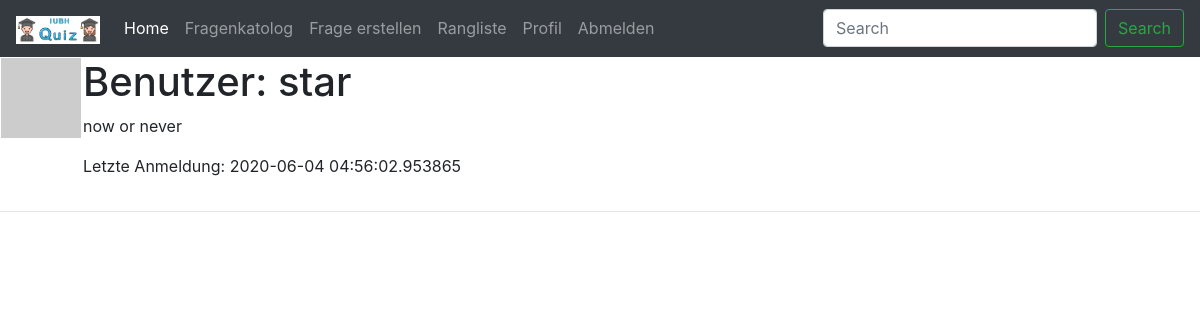
Before: /user/star (signed in) with the older database file.
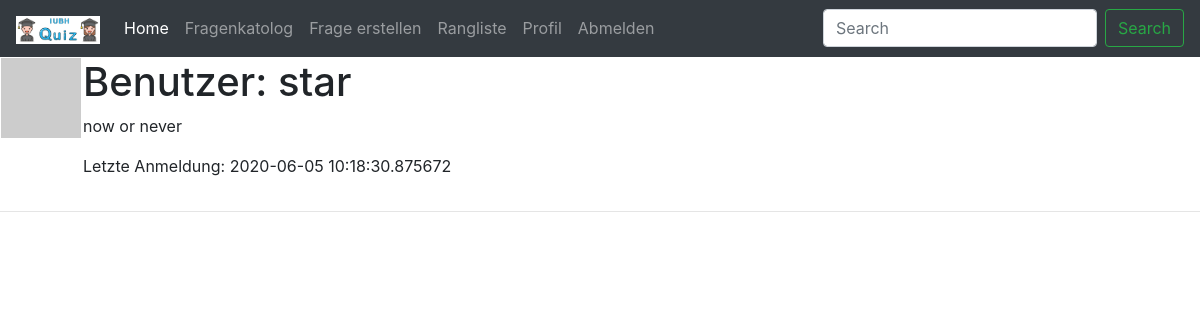
After: the same page with the newer database file.
### app/models.py (models this page shows, shortened)
class User(UserMixin, db.Model):
    id = db.Column(db.Integer, primary_key=True)
    username = db.Column(db.String(64), index=True, unique=True)
    email = db.Column(db.String(120), index=True, unique=True)
    password_hash = db.Column(db.String(128))
    about_me = db.Column(db.String(140))
    last_seen = db.Column(db.DateTime, default=datetime.utcnow)
    def avatar(self, size):
        digest = md5(self.email.lower().encode('utf-8')).hexdigest()
        return f'https://www.gravatar.com/avatar/{digest}?d=identicon&s={size}'

### app/routes.py (the view)
@app.route('/user/<username>')
@login_required
def user(username):
    user = User.query.filter_by(username=username).first_or_404()
    return render_template('user.html', user=user)

### app/models.py (called while the page is built)
@login.user_loader
def load_user(id):
    return User.query.get(int(id))

### app/routes.py (called while the page is built)
@app.before_request
def before_request():
    if current_user.is_authenticated:
        current_user.last_seen = datetime.utcnow()
        db.session.commit()

### app/templates/user.html (shortened to what this page needs)
{% extends "base.html" %}
{% block content %}
    <table>
        <tr valign="top">
            <td><img src="{{ user.avatar(80) }}"></td>
            <td>
                <h1>Benutzer: {{ user.username }}</h1>
                {% if user.about_me %}<p>{{ user.about_me }}</p>{% endif %}
                {% if user.last_seen %}<p>Letzte Anmeldung: {{ user.last_seen }}</p>{% endif %}
            </td>
        </tr>
    </table>
    <hr>
{% endblock %}

### app/templates/base.html (shortened to what this page needs)
<!DOCTYPE html>
<html>
    <head>
        <link rel="stylesheet" href="{{ url_for('static', filename='/css/styles.css') }}" />
        <link rel="stylesheet" href="https://maxcdn.bootstrapcdn.com/bootstrap/4.0.0/css/bootstrap.min.css">
    </head>
    <body>
        <header>
            <nav class="navbar navbar-expand-lg bg-dark navbar-dark">
                <a class="navbar-brand" href="#"><img height="28" alt="Logo" src={{ url_for('static', filename='/img/brand.png') }} /></a>
            <div class="collapse navbar-collapse" id="navbarSupportedContent">
                <ul class="navbar-nav mr-auto">
                    <li class="nav-item active">
                        <a class="nav-link" href="{{ url_for('index') }}">Home <span class="sr-only">(current)</span></a>
                    </li>
                    <li class="nav-item">
                        <a class="nav-link" href="#">Fragenkatolog</a>
                    </li>
                    <li class="nav-item">
                        <a class="nav-link" href="#">Frage erstellen</a>
                    </li>
                    <li class="nav-item">
                        <a class="nav-link" href="#">Rangliste</a>
                    </li>
                    {% if current_user.is_anonymous %}
                    <li class="nav-item">
                        <a class="nav-link" href="{{ url_for('login') }}">Anmelden</a>
                    </li>
                    {% else %}
                    <li class="nav-item">
                        <a class="nav-link" href="{{ url_for('user', username=current_user.username) }}">Profil</a>
                    </li>
                    <li class="nav-item">
                        <a class="nav-link" href="{{ url_for('logout') }}">Abmelden</a>
                    </li>
                    {% endif %}
                </ul>
                <form class="form-inline my-2 my-lg-0">
                    <input class="form-control mr-sm-2" type="search" placeholder="Search" aria-label="Search">
                    <button class="btn btn-outline-success my-2 my-sm-0" type="submit">Search</button>
                </form>
            </div>
            </nav>
        </header>
        {% block content %} {% endblock %}
    </body>
</html>

### app/static/css/styles.css (style rules this page uses)
body { background: aqua; }

Changed rows visible on the page:
changed User "star": last_seen "2020-06-04 04:56:02.953865" → "2020-06-05 10:18:30.875672"
